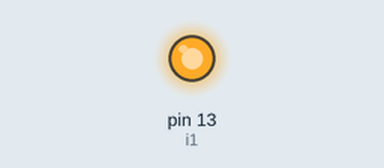
The sketch below on a simulated Arduino Uno, built with avr-gcc and run on an emulated ATmega328P. Shown: output pins drawn as LEDs (lit = HIGH).

Above: at 0.5 s.
At 47.5 s:
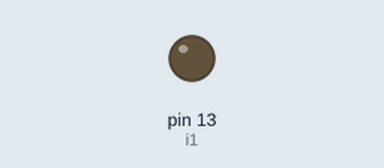
Timing chart, 0 to 57.2 s (numbered marks = the images above):
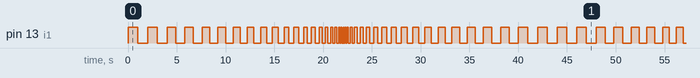

Measured:
- by itself, pin 13 (i1): moves between LOW and HIGH, repeating every 44.0 s

The sketch:

full_staircase_blink.ino
```cpp
/*
 * PROGRAM  FOR FULL STAIRCASE.
 * DEVELOPER- AKASH
 * DATE -11/01/2020
 * COMPANY -ENVISION LAB
 * VERSION - 1.4
 */
 int i1=13;

void setup() {
  // initialize digital pin LED_BUILTIN as an output.
  pinMode(i1, OUTPUT);
}
void loop(){
  for(int i=1000;i>=0;i=i-100)

  {
   myblink(1,i);
}
for(int i=0;i<=1000;i=i+100)
{
  myblink(1,i);
}
}


// the loop function runs over and over again forever
void myblink(int n , int a)
{
  for(int i=0;i<=n;i++){
  digitalWrite(i1, HIGH);   // turn the LED on (HIGH is the voltage level)
  delay(a);                       // wait for a second
  digitalWrite(i1, LOW);    // turn the LED off by making the voltage LOW
  delay(a);                       // wait for a second
}
}
```
